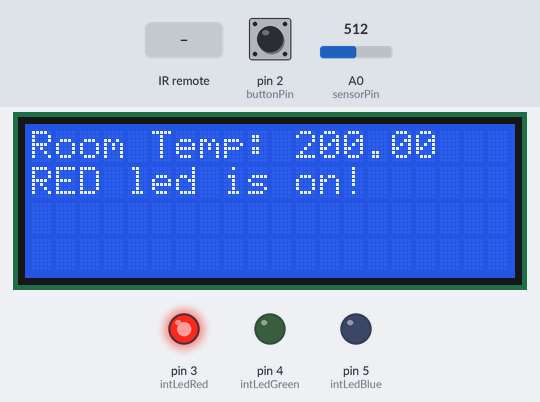
Bench run of a sketch on a simulated Arduino Uno, built with avr-gcc and run on an emulated ATmega328P. On the bench: 20×4 character LCD, output pins drawn as LEDs (lit = HIGH). The inputs (shaded band) are chosen by the test bench; at power-on: pin 2 (buttonPin) LOW, A0 (sensorPin) = 512. The local clock reads 2024-03-15 10:24:30 at power-on unless the sketch sets it; what the sketch prints to the serial monitor is not drawn.

Above: at 1.7 s.
1.8 s: pin 2 (buttonPin) pulled HIGH for 0.15 s
At 2.4 s:
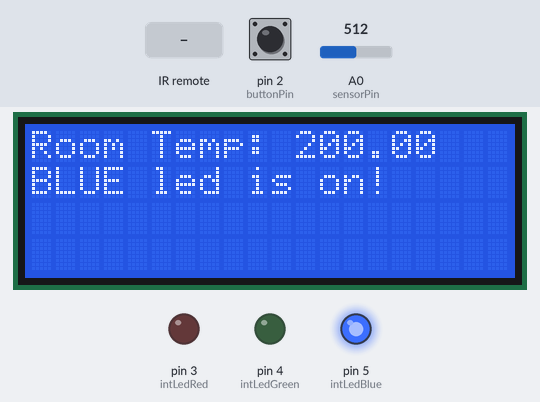
3.4 s: infrared code 0xFFE21D received
At 4.4 s:
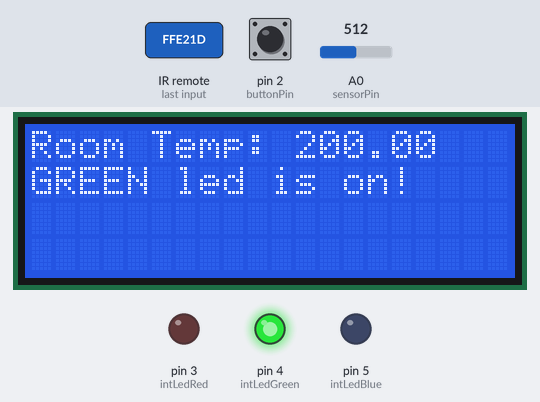
4.9 s: A0 (sensorPin) set to 716
At 6.0 s:
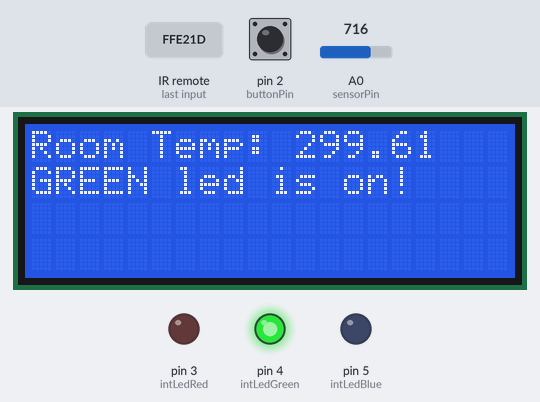
7.1 s: infrared code 0xFFA25D received
At 8.2 s:
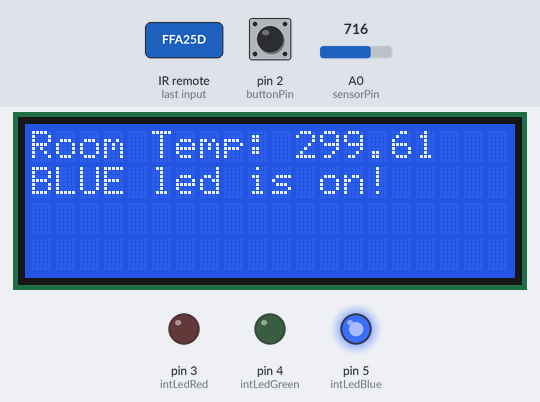
8.6 s: A0 (sensorPin) set to 900
At 9.1 s:
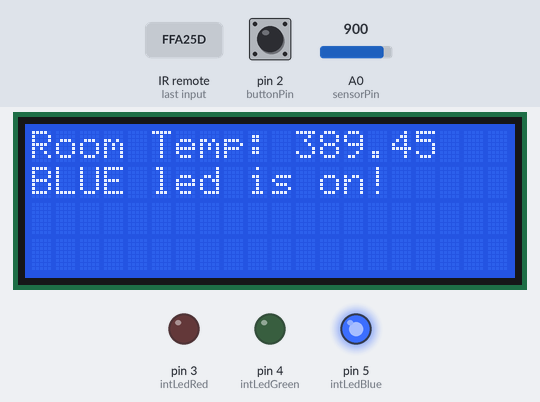
10.2 s: pin 2 (buttonPin) pulled HIGH for 1 s
At 11.2 s:
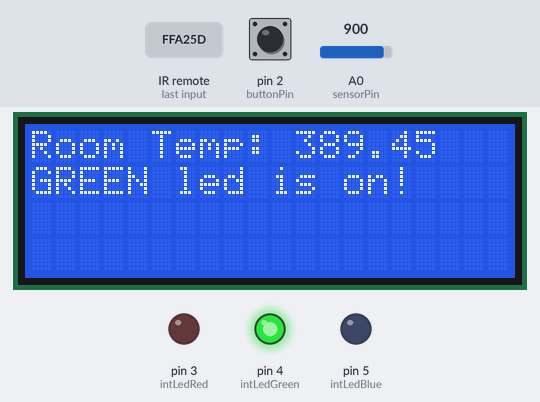
Timing chart, 0 to 13.2 s (numbered marks = the images above; inputs shaded):
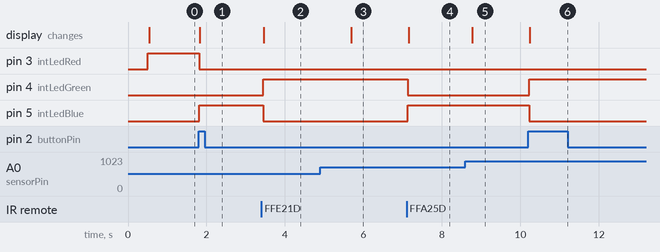

The sketch:

LED_control_temperature.ino
```cpp
/*
  LED control and temperature measurement

 Application based on:
 - 3 LEDs
 - 1 temperature sensor
 - 1 Real Time Clock DS3231
 - 1 IR sensor
 - 1 IR Remote control
 - 1 button
 - 1 LCD Display

The application is used to control which of the 3 LEDs is on (only one at any given time)
and to read the exterior temperature.
The LED control is done either by button or by Remote Control.
The active LED and the temperature are shown on the LCD and on the UART.


 The circuit:
 * - LEDs attached from pin 3,4,5 to ground
 * - pushbutton attached to pin 2 from +5V
 * - 10K resistor attached to pin 2 from ground
 * - TMP35GS sensor attached to GND, +5V and Analog channel A0.
 * - IR sensor attached to GND, + 5V and pin 11.
 * - DS3231 sensor attached via I2C
 * - 1602 LCD display attached via I2C
 *
 * Note: on most Arduinos there is already an LED on the board
 attached to pin 13.

 */

 /************************************************************************************
 * Includes
 ************************************************************************************/
#include <Wire.h>                //I2C library
#include <LiquidCrystal_I2C.h>   //LCD I2C library
#include <DS3231.h>              //temperature sensor library
#include <IRremote.h>            //IR remote control library


/************************************************************************************
 * Defines
 ************************************************************************************/
//IR remote control button codes
#define IR_CONTROL_CHMINUS   0xFFA25D
#define IR_CONTROL_CH        0xFF629D
#define IR_CONTROL_CHPLUS    0xFFE21D
#define IR_CONTROL_PREV      0xFF22DD
#define IR_CONTROL_NEXT      0xFF02FD
#define IR_CONTROL_PLAYPAUSE 0xFFC23D
#define IR_CONTROL_VOL1      0xFFE01F
#define IR_CONTROL_VOL2      0xFFA857
#define IR_CONTROL_EQ        0xFF906F
#define IR_CONTROL_BUTON0    0xFF6897
#define IR_CONTROL_BUTON100  0xFF9867
#define IR_CONTROL_BUTON200  0xFFB04F
#define IR_CONTROL_BUTON1    0xFF30CF
#define IR_CONTROL_BUTON2    0xFF18E7
#define IR_CONTROL_BUTON3    0xFF7A85
#define IR_CONTROL_BUTON4    0xFF10EF
#define IR_CONTROL_BUTON5    0xFF38C7
#define IR_CONTROL_BUTON6    0xFF5AA5
#define IR_CONTROL_BUTON7    0xFF42BD
#define IR_CONTROL_BUTON8    0xFF4AB5
#define IR_CONTROL_BUTON9    0xFF52AD


/************************************************************************************
 * Variables
 ************************************************************************************/
// IR variables
int RECV_PIN = 6;
IRrecv irrecv(RECV_PIN);
decode_results results;

// Init the DS3231 using the hardware interface
DS3231  rtc(SDA, SCL);

// constants won't change. They're used here to
// set pin numbers:
const int buttonPin   = 2;    // the number of the pushbutton pin
const int intLedRed   = 3;    // the number of the LED pin
const int intLedGreen = 4;
const int intLedBlue  = 5;
const int sensorPin   = A0;

      int ledactiv  = 1;

// variables will change:
int intButtonState;     // variable for reading the pushbutton status
int intButtonStateOld;  // variable for keeping previous pushbutton status


//LCD
LiquidCrystal_I2C lcd(0x3F,20,4);  // set the LCD address to 0x3F for a 16 chars and 2 line display

//various
int   intTaskCounter   = 0;
float flTemperature    = 1;
float flOldTemperature = 0;


/************************************************************************************
 * Functions
 ************************************************************************************/

/************************************************************************************
 *  Name: setup()
 *  Description: Startup code which runs before the main loop
 ************************************************************************************/
void setup() {

  // initialize the lcd
  lcd.init();
  lcd.backlight();

  //init UART
  Serial.begin(9600);

  // initialize the LED pins as output
  pinMode(intLedRed,   OUTPUT);
  pinMode(intLedGreen, OUTPUT);
  pinMode(intLedBlue,  OUTPUT);


  // initialize the pushbutton pin as an input
  pinMode(buttonPin, INPUT);

  irrecv.enableIRIn(); // Start the IR receiver

  // Print the configuration
  Serial.print("Project description: \n");
  Serial.print("1. Control of 3 LEDs through a button or an IR remote control, with the current active LED displayed on an LCD\n");
  Serial.print("2. Real time clock monitioring with date and time displayed on LCD based on remote control selection (to be implemented)\n\n");

  Serial.print("**************************\n");
  Serial.print("* Configuration: \n");
  Serial.print("**************************\n\n");
  Serial.print("Pin Button:     ");
  Serial.println(buttonPin, DEC);
  Serial.print("Pin Red Led:    ");
  Serial.println(intLedRed, DEC);
  Serial.print("Pin Green Led:  ");
  Serial.println(intLedGreen, DEC);
  Serial.print("Pin Blue Led:   ");
  Serial.println(intLedBlue, DEC);
  Serial.print("Pin IR LED:     ");
  Serial.println(RECV_PIN, DEC);
  Serial.print("Pin Temp sens:  ");
  Serial.println(sensorPin, DEC);
  Serial.print("\n**************************\n");

  Serial.print("\n\nActive LED: ");
  Serial.println(ledactiv, DEC);


  // set RED pin on
  digitalWrite(intLedRed, HIGH);
  lcd.clear();
  lcd.setCursor(0,1);
  lcd.print("RED led is on!");


  // set temperature analog channel as input
  pinMode(sensorPin, INPUT);
  // Initialize the rtc object
  rtc.begin();
  // read temperature
  readTemperature();

}

/************************************************************************************
 * Name: loop()
 * Description: Main application loop function
 ************************************************************************************/
void loop() {

  // 100 ms operations
  buttonControlLED();       // button Control
  IRControlLED();           // IR Control

  // 1 second operations
  if (intTaskCounter == 0)
  {
    readTemperature();      // read temperature
    readClock();            // read clock
  }

  //increase task counter
  intTaskCounter++;

  if (intTaskCounter > 9)
  {
    intTaskCounter = 0;
  }

  delay (100); // 100 ms loop
}

/************************************************************************************
 *
 ************************************************************************************/
void changebutonPin()
{
  ledactiv = ledactiv + 1;

  if (ledactiv == 4)
  {
    ledactiv = 1;
  }
}


/************************************************************************************
 * Name readTemperature()
 * Description: reads the temperature for the DS3231 sensor
 ************************************************************************************/
void readTemperature()
{
  // Read the sensor value
  int sensorVal = analogRead(sensorPin);
  // Convert reading to voltage
  float voltage = (sensorVal/1024.0) * 5.0;
  //convert millivolts into flTemperature
  flTemperature = (voltage - .5) * 100;

  if (flOldTemperature != flTemperature)
  {

    lcd.setCursor(0, 0);
    lcd.print("Room Temp: ");
    lcd.print(flTemperature);

    Serial.print("\nTemperature: ");
    Serial.println(flTemperature, 6);

    Serial.print("Old temperature: ");
    Serial.println(flOldTemperature, 6);

    //read Clock
    //readClock();

    flOldTemperature = flTemperature;
  }

}


/************************************************************************************
 * Name IRControlLED()
 * Description: processes the IR commands
 ************************************************************************************/
void IRControlLED()
{

   // decode IR code
   if (irrecv.decode(&results))
   {
      //Serial.println(results.value, HEX);

      switch (results.value)
      {
        case IR_CONTROL_CHMINUS: //CH--
        {
          Serial.print("\nIR_CONTROL_CHMINUS\n");
          ledactiv--;

          if (ledactiv == 0)
          {
            ledactiv = 3;
          }
          break;
        }

        case IR_CONTROL_CHPLUS: //CH++
        {
          Serial.print("\nIR_CONTROL_CHPLUS\n");
          ledactiv++;

          if (ledactiv == 4)
          {
            ledactiv = 1;
          }
          break;
        }

        case IR_CONTROL_BUTON1:
        {
          Serial.print("\nIR_CONTROL_BUTON1\n");
          ledactiv = 1;
          break;
        }
        case IR_CONTROL_BUTON2:
        {
          Serial.print("\nIR_CONTROL_BUTON2\n");
          ledactiv = 2;
          break;
        }
        case IR_CONTROL_BUTON3:
        {
          Serial.print("\nIR_CONTROL_BUTON3\n");
          ledactiv = 3;
          break;
        }

        default: // nothing here
        break;
      }

      Serial.print("\nActive LED: ");
      Serial.println(ledactiv, DEC);

      if (ledactiv == 1)      // RED is on
      {
         digitalWrite(intLedRed,   HIGH);
         digitalWrite(intLedBlue,  LOW);
         digitalWrite(intLedGreen, LOW);

         lcd.setCursor(0,1);
         lcd.print("RED led is on!  ");
      }
      else if (ledactiv == 2) // WHITE is on
      {
         digitalWrite(intLedBlue,  HIGH);
         digitalWrite(intLedGreen, LOW);
         digitalWrite(intLedRed,   LOW);

         lcd.setCursor(0,1);
         lcd.print("BLUE led is on! ");
      }
      else if (ledactiv == 3) // GREEN is on
      {
         digitalWrite(intLedGreen, HIGH);
         digitalWrite(intLedRed,   LOW);
         digitalWrite(intLedBlue,  LOW);

         lcd.setCursor(0,1);
         lcd.print("GREEN led is on!");
      }
     irrecv.resume(); // Receive the next value
   }
}

/************************************************************************************
 *
 ************************************************************************************/
void buttonControlLED()
{

  // read the state of the pushbutton value:
  intButtonState = digitalRead(buttonPin);

  //Serial.print("intButtonState: ");
  //Serial.println(intButtonState, DEC);

  // check if the pushbutton is pressed.
  // if it is, the intButtonState is HIGH:
  if (intButtonState == HIGH){

    // update only on changed state
    if(intButtonStateOld == LOW){

      //update old button state
      intButtonStateOld = HIGH;

      ledactiv = ledactiv + 1;

      if (ledactiv == 4)
      {
        ledactiv = 1;
      }

      Serial.print("\nledactiv: ");
      Serial.println(ledactiv, DEC);


      if (ledactiv == 1)      // RED is on
      {
         digitalWrite(intLedRed,   HIGH);
         digitalWrite(intLedBlue,  LOW);
         digitalWrite(intLedGreen, LOW);

         lcd.setCursor(0,1);
         lcd.print("RED led is on!  ");
      }
      else if (ledactiv == 2) // WHITE is on
      {
         digitalWrite(intLedBlue,  HIGH);
         digitalWrite(intLedGreen, LOW);
         digitalWrite(intLedRed,   LOW);

         lcd.setCursor(0,1);
         lcd.print("BLUE led is on! ");
      }
      else if (ledactiv == 3) // GREEN is on
      {
         digitalWrite(intLedGreen,  HIGH);
         digitalWrite(intLedRed,    LOW);
         digitalWrite(intLedBlue,   LOW);

         lcd.setCursor(0,1);
         lcd.print("GREEN led is on!");
      }
    }
  }
  else{
   intButtonStateOld = LOW;
  }
}


/************************************************************************************
 *
 ************************************************************************************/
void readClock()
{
  // Send Day-of-Week
  Serial.print("\nDay: ");
  Serial.println(rtc.getDOWStr());

  // Send Date
  Serial.print("Date: ");
  Serial.println(rtc.getDateStr());

  // Send Time
  Serial.print("Time: ");
  Serial.println(rtc.getTimeStr());

  // Wait one second before repeating :)
  //delay (1000);
}
```

Measured:
- after the input at 1.8 s, pin 3 (intLedRed): HIGH → LOW at once; pin 5 (intLedBlue): LOW → HIGH at once; the display: changes at once (image 1)
- after the input at 3.4 s, pin 4 (intLedGreen): LOW → HIGH at once; pin 5 (intLedBlue): HIGH → LOW at once; the display: changes after 0.06 s (image 2)
- after the input at 4.9 s, the display: changes after 0.78 s (image 3)
- after the input at 7.1 s, pin 4 (intLedGreen): HIGH → LOW at once; pin 5 (intLedBlue): LOW → HIGH at once; the display: changes after 0.05 s (image 4)
- after the input at 8.6 s, the display: changes after 0.17 s (image 5)
- after the input at 10.2 s, pin 4 (intLedGreen): LOW → HIGH at once; pin 5 (intLedBlue): HIGH → LOW at once; the display: changes at once (image 6)
